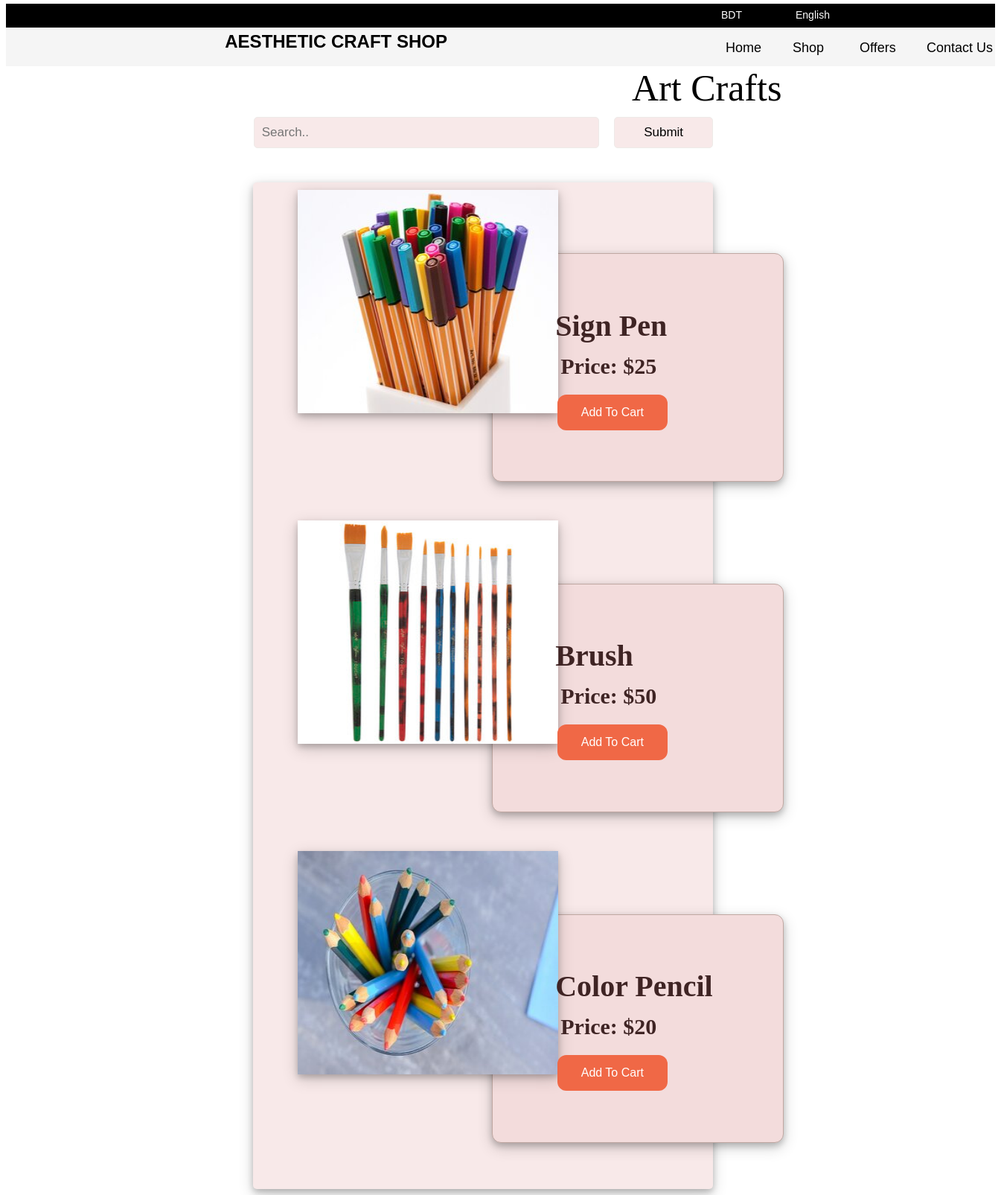
The page /artCraft.php on the database its author committed.
### tables this page shows
CREATE TABLE `artcraft` (
  `id` int(255) NOT NULL,
  `name` varchar(500) NOT NULL,
  `code` varchar(200) NOT NULL,
  `price` int(255) NOT NULL,
  `Category` varchar(500) NOT NULL,
  `image` varchar(5000) NOT NULL
);

### artCraft.php (the view, shortened to what this page needs)
<html>
<head>
    <link rel="stylesheet" type="text/css" href="shop.css">
    </head>
    <body>
        <div class="box1">
        <ul>
            <li><a href="">BDT</a>  <i class="fa fa-angle-down" aria-hidden="true"></i></li>
            <li><a href="">English</a>  <i class="fa fa-angle-down" aria-hidden="true"></i></li>
            </ul>
        </div>
        <div class="subbox">
            <ol>
            <li><a href="index.php">Home</a></li>
            <li><a href="shop.php">Shop</a></li>
            <li><a href="">Offers</a></li>
            <li><a href="contact.php">Contact Us</a></li>
            </ol>
            <h2> Aesthetic Craft Shop</h2>
            <div class="search-container">
            <form action="searchArtCraft.php" method = "post">
              <input type="text" placeholder="Search.." name="search">
              <button type="submit">Submit</button>
            </form>
            </div>
        </div>
        <h7>Art Crafts</h7>
        <?php
        include('db.php');
  		?>
      </head>
      <body>
      <h2>Art Crafts</h2>
      <div class = "container">
      <?php
      $result = mysqli_query($con,"SELECT * FROM `artcraft`");
      while($row = mysqli_fetch_assoc($result)){
      		echo "<div class='product'>
          <form method='post' action=''>
          <input type='hidden' name='code' value=".$row['code']." />
          <div class='image-container'>
          <div class='image'><img src='".$row['image']."' /></div>
          </div>
          <div class='details'>".
          "<div class='nameArt'>" .$row['name']."</div>
          <div class='price'>Price:  $".$row['price']."</div>
          <button type='submit' class='buy'>Add To Cart</button></div><br><br>
          </form>
             </div>";
              }
      ?>
      </div>
            </body>
        </html>

### shop.css (style rules this page uses)
body { margin-top: 5px;; background-image: url(Image/default.jpg); }
.box1 { border: 1px solid black; background-color: black; height: 30px; }
ul { float: left; color:white; }
ul li { margin-top: -10px; float: left; position: relative; left: 230%; width: 100px; font-size: 14px; font-family: barlow condensed,sans-serif; list-style-type: none; }
ul li a { text-decoration: none; color:white; }
h2 { position: relative; left: -41.2%; text-transform: uppercase; font-family: barlow condensed,sans-serif; margin-top:4px; font-weight:bolder; }
h7 { color: #000000; font-size: 50px; }
.subbox { border: 1px solid transparent; background-color: whitesmoke; height: 50px; }
ol { float: left; }
ol li { float:left; width: 90px; position: relative; left: 135%; list-style-type: none; font-family: barlow condensed,sans-serif; font-size: 18px; }
ol li a { text-decoration: none; color:black; }
.search-container { margin-top: auto; }
.container { float: middle; border-radius:5px; width: 45%; padding:10px; align:"center"; margin-left:25%; margin-top:5%; text-indent: 50px; background-color: rgb(248, 233, 233); box-shadow: 0 4px 8px 0 rgba(0, 0, 0, 0.2), 0 6px 20px 0 rgba(0, 0, 0, 0.19); }
.container .image-container .image img { width: 350px; height: 300px; align: center; box-shadow: 0 4px 8px 0 rgba(0, 0, 0, 0.2), 0 6px 20px 0 rgba(0, 0, 0, 0.19); }
.container .product .details { border: 1px solid #c0a8a2; background-color:#f3dcdc; width: 350px; height:265px; padding: 20px; border-radius: 12px; margin-left: 52%; margin-top:-36% ; box-shadow: 0 4px 8px 0 rgba(0, 0, 0, 0.2), 0 6px 20px 0 rgba(0, 0, 0, 0.19); }
.container .product .details .price { margin-left: 3%; font-size: 30px; font-weight: bold; margin-top:4% ; margin-left: 6%; color: rgb(63, 36, 36); }
.container .product .details button { background-color: #f06846; border: none; color: white; padding: 15px 32px; text-align: center; text-decoration: none; display: inline-block; font-size: 16px; margin-top:6% ; margin-left:-11%; cursor: pointer; border-radius: 12px; transition-duration: 0.4s; margin-left: 19%; }
.search-container input { width:35%; margin-left: 25%; padding: 10px; margin-top: 5%; margin-right: 16px; background:rgb(248, 233, 233); font-size: 17px; border: 1px solid; border-radius: 5px; border-color: rgb(238, 234, 232); cursor: pointer; }
.search-container button { width:10%; margin-left: .01%; padding: 10px; margin-top: 1%; margin-right: 16px; background:rgb(248, 233, 233); font-size: 17px; border: 1px solid; border-radius: 5px; border-color: rgb(238, 234, 232); cursor: pointer; }
.container .product .details .nameArt { margin-left: 4%; margin-top: 15%; font-size: 40px; font-weight: bold; color: rgb(63, 36, 36); }

### rows shown on the page
artcraft: image (picture), name "Sign Pen", price "25"
artcraft: image (picture), name "Brush", price "50"
artcraft: image (picture), name "Color Pencil", price "20"
